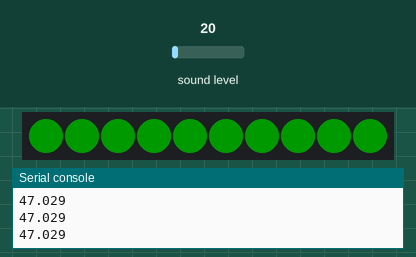
This program was run on a simulated CircuitPython board. Shown: 10 RGB LEDs in strip order, left to right, the last lines printed to the serial console. The inputs (shaded band) are chosen by the test bench; at power-on: sound level 20. Dim RGB values are drawn brighter than linear.

Above: at 1.2 s.
1.3 s: sound level set to 5
At 2.5 s:
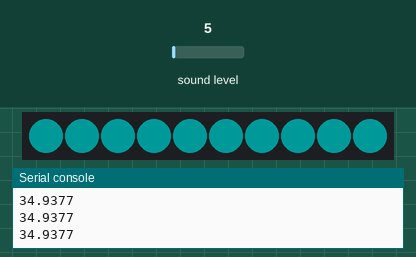
2.8 s: sound level set to 64
At 3.5 s:
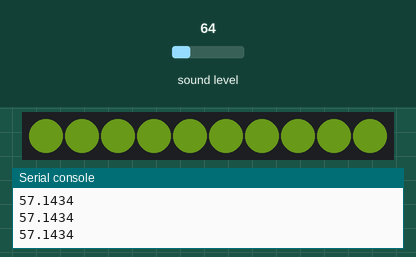
4.3 s: sound level set to 128
5.8 s: sound level set to 17
At 6.9 s:
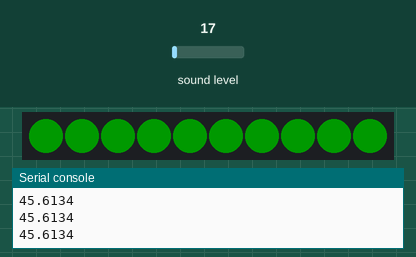
7.3 s: sound level set to 191
At 8.2 s:
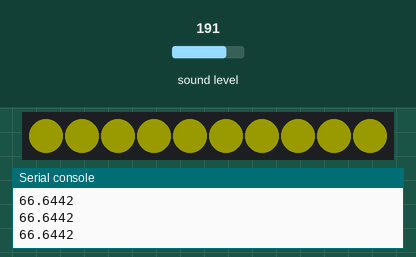
Timing chart, 0 to 9.8 s (numbered marks = the images above; inputs shaded):
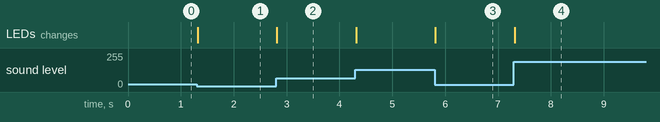

The program:

code.py
```python
# Tiffany's SonarLume Code- 2.11.2024
# LIBRARY IMPORTS
import time
import board
import neopixel
import math as math
import audiobusio
import array

# CONSTANTS

NUM_PIXELS = 10  # Adjust according to your setup
pixels = neopixel.NeoPixel(board.NEOPIXEL, NUM_PIXELS, brightness=0.1, auto_write=False)

CURVE = 2
SCALE_EXPONENT = math.pow(10, CURVE * -0.1)

NUM_SAMPLES = 160

# FUNCTIONS

# Remove DC bias before computing RMS.
def normalized_rms(values):
    minbuf = int(mean(values))
    samples_sum = sum(
        float(sample - minbuf) * (sample - minbuf)
        for sample in values
    )

    return math.sqrt(samples_sum / len(values))

def mean(values):
    return sum(values) / len(values)

def log10(value):
    if value <= 0:
        raise ValueError("Logarithm undefined for non-positive values.")
    return math.log(value) / math.log(10)


def log_scale(input_value, input_min, input_max, output_min, output_max):
    normalized_input_value = (input_value - input_min) / \
                             (input_max - input_min)
    return output_min + \
        math.pow(normalized_input_value, SCALE_EXPONENT) \
        * (output_max - output_min)

def rms_to_decibels(rms_value):
    if rms_value > 0:  # To avoid taking log10 of zero or negative values
        return 20 * log10(rms_value)
    else:
        return 0


# MAIN CODE OF PROGRAM

# Set all pixels to red
pixels.fill((0, 0, 255))  # Fill with blue
pixels.show()  # Show the color change
print("Setting Neopixels to red")

# Set up mic

mic = audiobusio.PDMIn(board.MICROPHONE_CLOCK, board.MICROPHONE_DATA,
                       sample_rate=16000, bit_depth=16)

# Set up initial sample aray of sound data
samples = array.array('H', [0] * NUM_SAMPLES)

# record audio data into array
mic.record(samples, len(samples))

# establishes baseline
input_floor = normalized_rms(samples) + 10

# Establish ceiling
input_ceiling = input_floor + 500
# what is 500?? how does this change the way it reacts?

peak = 0
while True:
    mic.record(samples, len(samples))
    magnitude = normalized_rms(samples)
    decibels = rms_to_decibels((magnitude))
    print(decibels)
    if decibels <= 20:
        pixels.fill((0, 0, 139))# dark blue
        pixels.show()
    elif decibels <= 30:
        pixels.fill((0, 0, 255)) # blue
        pixels.show()
    elif decibels <= 35:
        pixels.fill((0, 255, 255)) # blue
        pixels.show()
    elif decibels <= 40:
        pixels.fill((0, 128, 128)) #cyan
        pixels.show()
    elif decibels <= 50:
        pixels.fill((0, 255, 0)) #green
        pixels.show()
    elif decibels <= 60:
        pixels.fill((173, 255, 47)) # yellow-green
        pixels.show()
    elif decibels <= 70:
        pixels.fill((255, 255, 0)) #yellow
        pixels.show()
    elif decibels <= 80:
        pixels.fill((255, 165, 0)) # orange
        pixels.show()
    elif decibels <= 90:
        pixels.fill((255, 69, 0)) # red-orange
        pixels.show()
    elif decibels <= 120:
        pixels.fill((255, 0, 0)) #red
        pixels.show()


#hello
```

Measured:
- after the input at 1.3 s, the LEDs: change at once (image 1)
- after the input at 2.8 s, the LEDs: change at once (image 2)
- after the input at 5.8 s, the LEDs: change at once (image 3)
- after the input at 7.3 s, the LEDs: change at once (image 4)
